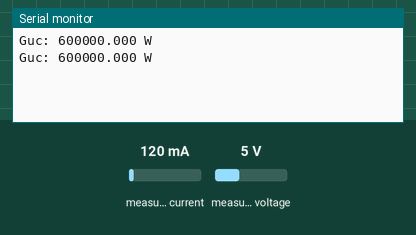
Recording of a sketch running on a simulated ESP32. On the bench: the last lines printed to the serial monitor. The test bench sets the inputs (shaded band); at power-on: measured current 120 mA, measured voltage 5 V.

Above: at 1.2 s.
1.3 s: measured current set to 40 mA
At 2.6 s:
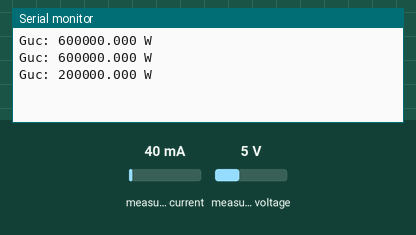
2.8 s: measured voltage set to 0.3 V
At 3.8 s:
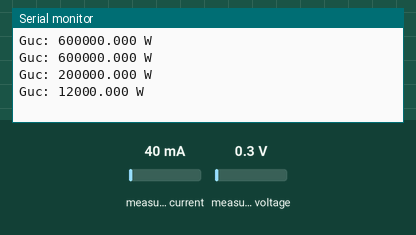
4.3 s: measured current set to 500 mA
At 5.7 s:
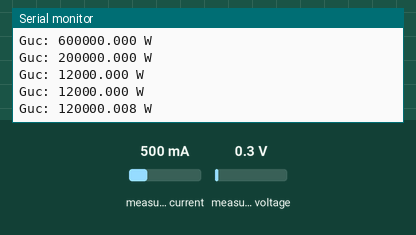
Timing chart, 0 to 7.3 s (numbered marks = the images above; inputs shaded):
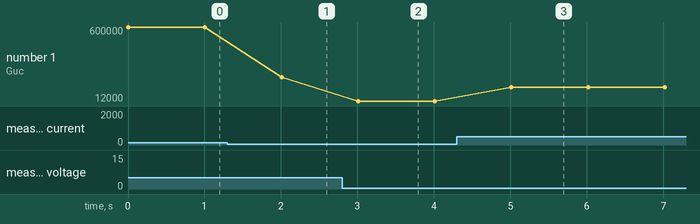

The sketch:

Foy8_Hatali.ino
```cpp
// FOY 8 - Hata Avcisi: Bu kodda bilerek birakilmis bir hata var!
#include <Wire.h>
#include <Adafruit_INA219.h>

Adafruit_INA219 ina219;

void setup() {
  Serial.begin(115200);
  Wire.begin(21, 22);
  if (!ina219.begin()) {
    Serial.println("HATA: INA219 bulunamadi.");
    while (true) delay(100);
  }
  ina219.setCalibration_16V_400mA();
}

void loop() {
  float gerilimV = ina219.getBusVoltage_V();
  float akimmA = ina219.getCurrent_mA();
  float akimA = akimmA * 1000;          // mA -> A donusumu
  float gucW = gerilimV * akimA;

  Serial.print("Guc: ");
  Serial.print(gucW, 3);
  Serial.println(" W");
  delay(1000);
}
```

Measured:
- after the input at 1.3 s, the serial monitor: prints a new line after 0.71 s (image 1)
- after the input at 2.8 s, the serial monitor: prints a new line after 0.21 s (image 2)
- after the input at 4.3 s, the serial monitor: prints a new line after 0.72 s (image 3)
- plotted number 1: 600000 → 200000 after the input at 1.3 s, 200000 → 12000 after the input at 2.8 s, 12000 → 120000.01 after the input at 4.3 s
